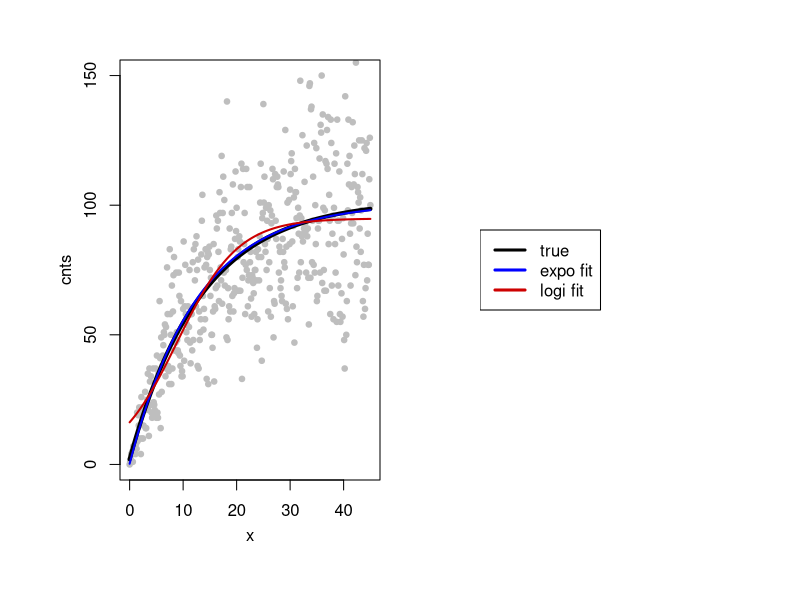
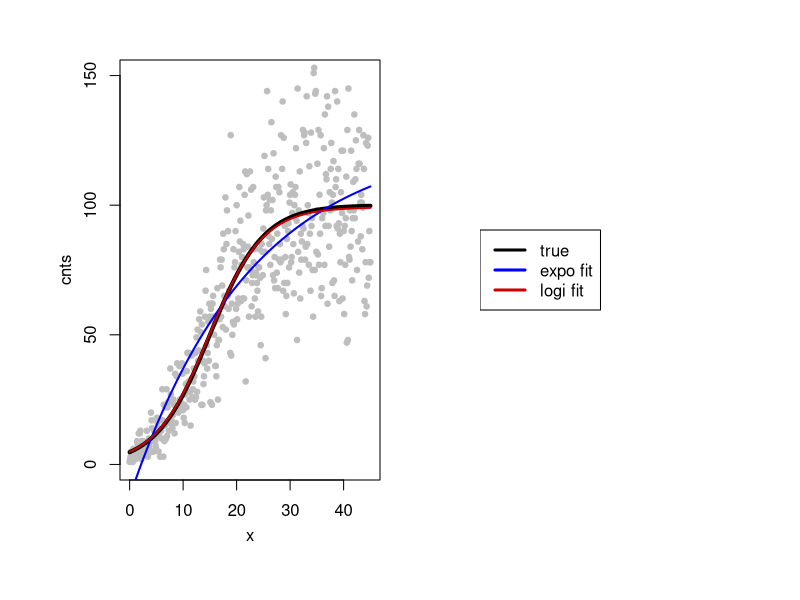
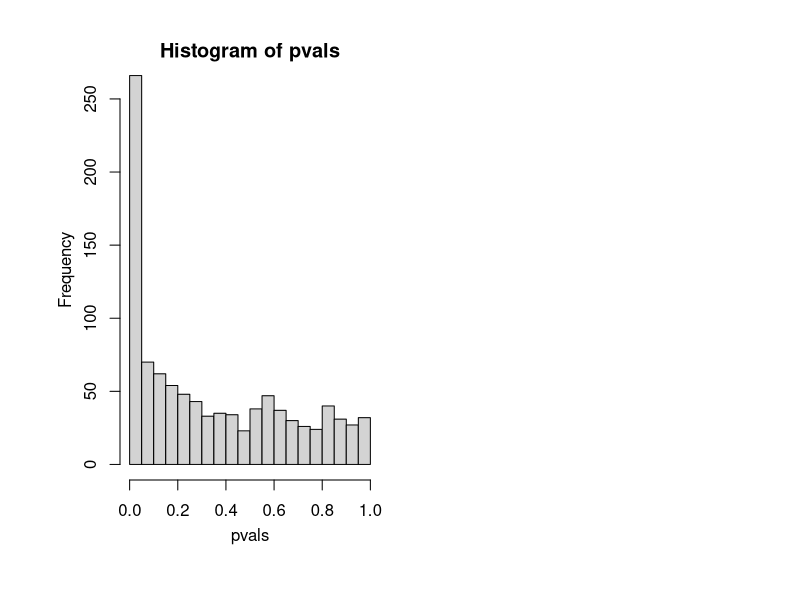
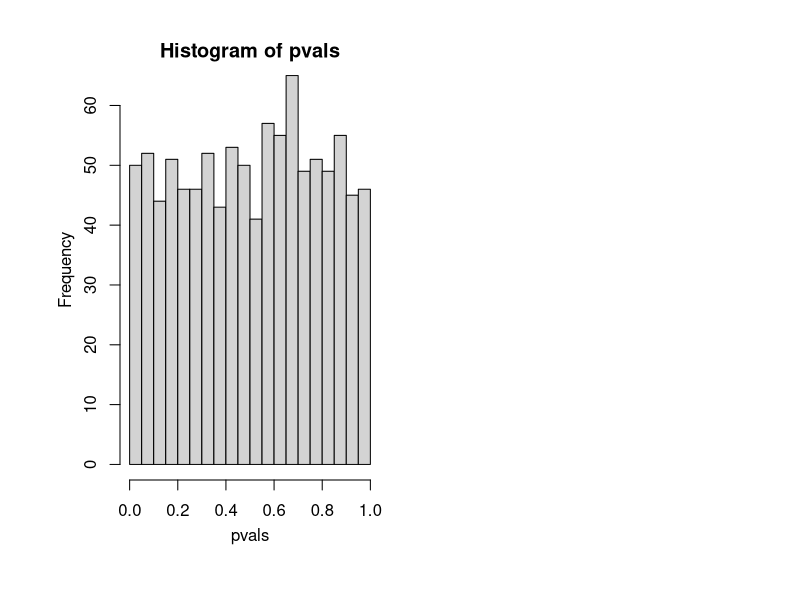
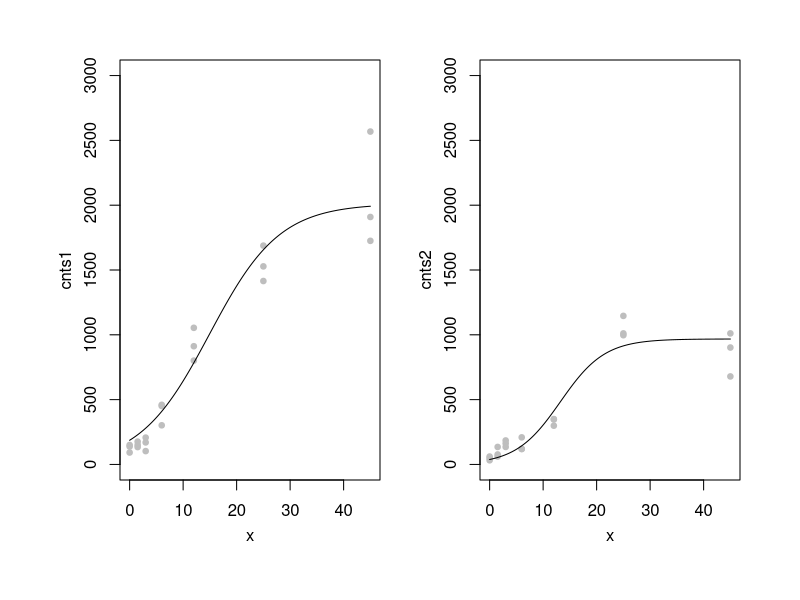
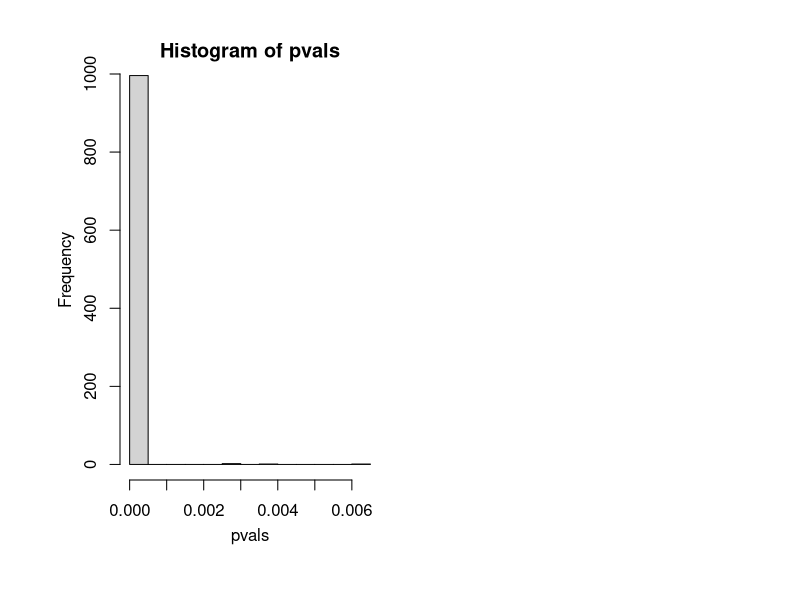
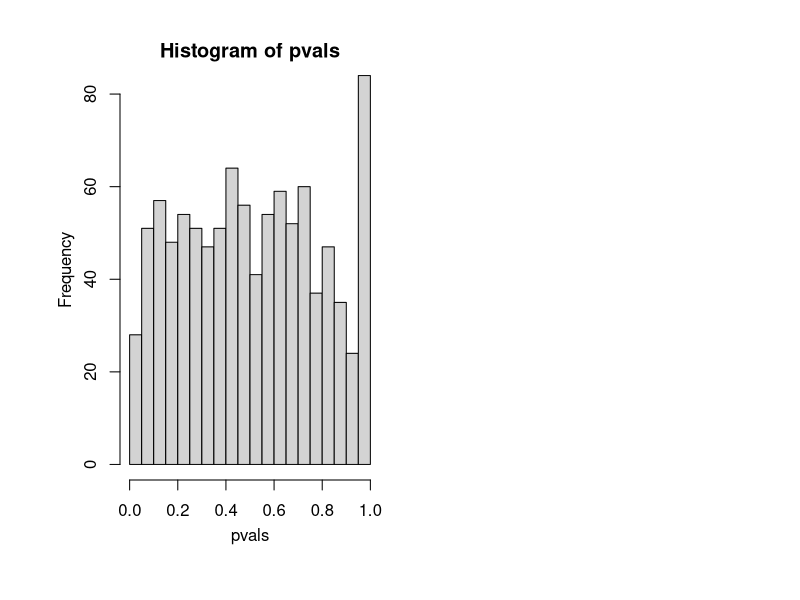
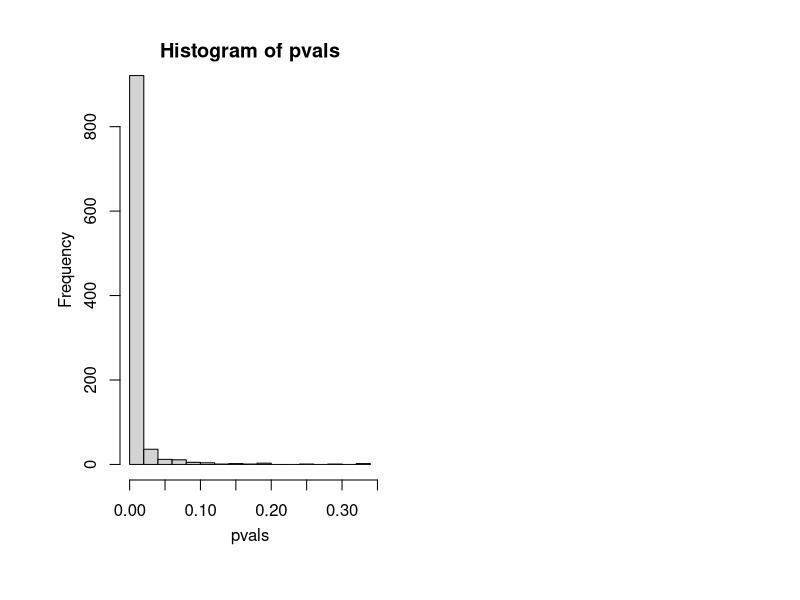

The R script that drew these images, in order:
## ---- chunk 1
knitr::opts_chunk$set(echo = TRUE)
## ---- chunk 2
formulaExpo <- function(x, a, b, c){
        
                y <- c+a*(1-exp(-b*x))
                
                y
}
## ---- chunk 3
formulaLogi <- function(x, a, b, xmid){
        
                y <- a/(1+exp(-b*(x-xmid)))
                
                y
}
## ---- chunk 4
simCounts <- function(y){
        
        # original in DESeq2: 4/y + 0.1 (too noisy for us)
        dispersion <- 1/y + 0.05
        
        rnbinom(n = length(y), mu = y, size = 1/dispersion)
}

## ---- chunk 5
x <- seq(0,45,0.1)

a0 <- 100
b0 <- 0.075
c0 <- 2

y_true <- formulaExpo(x = x, a = a0, b = b0, c = c0)

set.seed(3)
cnts <- simCounts(y_true)
## ---- chunk 6
df <- data.frame(x = x, y = cnts)

fit1 <- nls(y ~ formulaExpo(x, a, b, c), 
            data = df, start = list(a = a0, b = b0, c = c0), 
            control = nls.control(maxiter = 1000))

a1 <- coef(fit1)[1]
b1 <- coef(fit1)[2]
c1 <- coef(fit1)[3]

y_fit1 <- formulaExpo(x = x, a = a1, b = b1, c = c1)
## ---- chunk 7
fit2 <- nls(y ~ formulaLogi(x, a, b, xmid), 
            data = df, start = list(a = a0, b = b0, xmid = 15), 
            control = nls.control(maxiter = 1000))

a2 <- coef(fit2)[1]
b2 <- coef(fit2)[2]
xmid <- coef(fit2)[3]

y_fit2 <- formulaLogi(x = x, a = a2, b = b2, xmid = xmid)

## ---- chunk 8
par(mfrow=c(1,2), mar=c(4,4,1,1), mgp = c(2.25,1,0), oma = c(2,2,2,2))

plot(x, cnts, ylim = c(0, a0*1.5),
     col = "grey", pch = 19, cex = 0.75)

lines(x, y_true, col = "black", lwd = 4)
lines(x, y_fit1, lty=1, col = "blue1", lwd = 2)
lines(x, y_fit2, col = "red3", lwd = 2)

plot.new()
legend("left", lwd = 3,
       legend = c("true","expo fit","logi fit"),
       col = c("black", "blue1","red3"))
## ---- chunk 9
x <- seq(0,45,0.1)

a0 <- 100
b0 <- 0.2
xmid = 15

y_true <- formulaLogi(x = x, a = a0, b = b0, xmid = xmid)

set.seed(3)
cnts <- simCounts(y_true)
## ---- chunk 10
df <- data.frame(x = x, y = cnts)

fit1 <- nls(y ~ formulaExpo(x, a, b, c), 
            data = df, start = list(a = a0, b = b0, c = c0), 
            control = nls.control(maxiter = 1000))

a1 <- coef(fit1)[1]
b1 <- coef(fit1)[2]
c1 <- coef(fit1)[3]

y_fit1 <-formulaExpo(x = x, a = a1, b = b1, c = c1)
## ---- chunk 11
fit2 <- nls(y ~ formulaLogi(x, a, b, xmid), 
            data = df, start = list(a = a0, b = b0, xmid = xmid), 
            control = nls.control(maxiter = 1000))

a2 <- coef(fit2)[1]
b2 <- coef(fit2)[2]
xmid <- coef(fit2)[3]

y_fit2 <- formulaLogi(x = x, a = a2, b = b2, xmid = xmid)

## ---- chunk 12
par(mfrow=c(1,2), mar=c(4,4,1,1), mgp = c(2.25,1,0), oma = c(2,2,2,2))

plot(x, cnts, ylim = c(0, a0*1.5),
     col = "grey", pch = 19, cex = 0.75)

lines(x, y_true, col = "black", lwd = 4)
lines(x, y_fit1, lty=1, col = "blue1", lwd = 2)
lines(x, y_fit2, col = "red3", lwd = 2)

plot.new()
legend("left", lwd = 3,
       legend = c("true","expo fit","logi fit"),
       col = c("black", "blue1","red3"))
## ---- chunk 13
x <- rep(c(0, 1.5, 3, 6, 12, 25, 45), 3)

a0 <- 2000
b0 <- 0.15
xmid0 = 15

y_true <- formulaLogi(x = x, a = a0, b = b0, xmid = xmid0)

set.seed(5)

cnts1 <- simCounts(y_true)
cnts2 <- simCounts(y_true)

df <- data.frame(x = c(x,x),
                 y = c(cnts1,cnts2),
                 v = rep(c(1,2), each = length(x)))
## ---- chunk 14
fitfull <- nls(y ~ formulaLogi(x, a[v], b[v], xmid[v]),
               data = df,
               start = as.data.frame(rbind(c(a = a0, b = b0, xmid = xmid0),
                                           c(a = a0, b = b0, xmid = xmid0))),
               control =  nls.control(maxiter = 1000, tol = 0.1),
               subset = v %in% 1:2)

summary(fitfull)
## ---- chunk 15
fitnull <- nls(y ~ formulaLogi(x, a, b, xmid),
               data = df,
               start = list(a = a0, b = b0, xmid = xmid0),
               control =  nls.control(maxiter = 1000, tol = 0.1),
               subset = v %in% 1:2)

summary(fitnull)
## ---- chunk 16
set.seed(4)

pvals <- replicate(n = 1000, expr = {
        
        
        cnts1 <- simCounts(y_true)
        cnts2 <- simCounts(y_true)
        
        df <- data.frame(x = c(x,x),
                         y = c(cnts1,cnts2),
                         v = rep(c(1,2), each = length(x)))
        
        fitv1 <- nls(y ~ formulaLogi(x, a, b, xmid),
                     data =  df,
                     start = list(a = a0, b = b0, xmid = xmid0), 
                     control =  nls.control(maxiter = 1000, tol = 0.1),
                     subset = v == 1)
        
        fitv2 <- nls(y ~ formulaLogi(x, a, b, xmid),
                     data =  df,
                     start = list(a = a0, b = b0, xmid = xmid0), 
                     control =  nls.control(maxiter = 1000, tol = 0.1),
                     subset = v == 2)
        
        fitfull <- nls(y ~ formulaLogi(x, a[v], b[v], xmid[v]), 
                        data = df, 
                        start = as.data.frame(rbind(coef(fitv1), coef(fitv2))), 
                        control =  nls.control(maxiter = 1000, tol = 0.1),
                        subset = v %in% 1:2)
        
        fitnull <- nls(y ~ formulaLogi(x, a, b, xmid),
                        data =  df,
                        start = colMeans(as.data.frame(rbind(coef(fitv1), coef(fitv2)))), 
                        control =  nls.control(maxiter = 1000, tol = 0.1),
                        subset = v %in% 1:2)
        
        anova(fitnull, fitfull)[2,6]
})
## ---- chunk 17
par(mfrow=c(1,2), mar=c(4,4,1,1), mgp = c(2.25,1,0), oma = c(2,2,2,2))

hist(pvals, breaks = 20)
## ---- chunk 18
set.seed(5)

pvals <- replicate(n = 1000, expr = {
        
        cnts1 <- simCounts(y_true)
        cnts2 <- simCounts(y_true)
        
        df <- data.frame(x = c(x,x),
                         y = c(cnts1,cnts2),
                         v = rep(c(1,2), each = length(x)))
        
        fitv1 <- nls(y ~ formulaLogi(x, a, b, xmid),
                     data =  df,
                     start = list(a = a0, b = b0, xmid = xmid0), 
                     control =  nls.control(maxiter = 1000, tol = 0.1),
                     subset = v == 1)
        
        
        fitv2 <- nls(y ~ formulaLogi(x, a, b, xmid),
                     data =  df,
                     start = list(a = a0, b = b0, xmid = xmid0), 
                     control =  nls.control(maxiter = 1000, tol = 0.1),
                     subset = v == 2)
        
        fitfull0 <- nls(y ~ formulaLogi(x, a[v], b[v], xmid[v]), 
                        data = df, 
                        start = as.data.frame(rbind(coef(fitv1), coef(fitv2))), 
                        control =  nls.control(maxiter = 1000, tol = 0.1),
                        subset = v %in% 1:2)
        
        df$weights <- 1/(fitted(fitfull0)^2)
        
        fitfull <- nls(y ~ formulaLogi(x, a[v], b[v], xmid[v]), 
                       data = df, 
                       start = as.data.frame(rbind(coef(fitv1), coef(fitv2))), 
                       control =  nls.control(maxiter = 1000, tol = 0.1),
                       weights = weights,
                       subset = v %in% 1:2)
        
        fitnull <- nls(y ~ formulaLogi(x, a, b, xmid),
                       data =  df,
                       start = colMeans(as.data.frame(rbind(coef(fitv1), coef(fitv2)))), 
                       control =  nls.control(maxiter = 1000, tol = 0.1),
                       weights = weights,
                       subset = v %in% 1:2)
        
        anova(fitnull, fitfull)[2,6]
})
## ---- chunk 19
par(mfrow=c(1,2), mar=c(4,4,1,1), mgp = c(2.25,1,0), oma = c(2,2,2,2))

hist(pvals, breaks = 20)
## ---- chunk 20
x <- rep(c(0, 1.5, 3, 6, 12, 25, 45), 3)

a1 <- 2000
b1 <- 0.18
xmid1 = 15

a2 <- 1000
b2 <- 0.18
xmid2 = 15

y_true1 <- formulaLogi(x = x, a = a1, b = b1, xmid = xmid1)
y_true2 <- formulaLogi(x = x, a = a2, b = b2, xmid = xmid2)

set.seed(9)

cnts1 <- simCounts(y_true1)
cnts2 <- simCounts(y_true2)


df <- data.frame(x = c(x,x),
                 y = c(cnts1,cnts2),
                 v = rep(c(1,2), each = length(x)))

fitv1 <- nls(y ~ formulaLogi(x, a, b, xmid),
             data =  df,
             start = list(a = a1, b = b1, xmid = xmid1), 
             control =  nls.control(maxiter = 1000, tol = 0.1),
             subset = v == 1)


fitv2 <- nls(y ~ formulaLogi(x, a, b, xmid),
             data =  df,
             start = list(a = a2, b = b2, xmid = xmid2), 
             control =  nls.control(maxiter = 1000, tol = 0.1),
             subset = v == 2)
## ---- chunk 21
par(mfrow=c(1,2), mar=c(4,4,1,1), mgp = c(2.25,1,0), oma = c(2,2,2,2))


plot(x, cnts1, ylim = c(0,3000),
     col = "grey", pch = 19, cex = 0.75)

lines(seq(0,45,0.01), predict(fitv1, newdata = data.frame(x = seq(0,45,0.01))))

plot(x, cnts2, ylim = c(0,3000),
     col = "grey", pch = 19, cex = 0.75)

lines(seq(0,45,0.01), predict(fitv2, newdata = data.frame(x = seq(0,45,0.01))))
## ---- chunk 22
set.seed(5)

pvals <- replicate(n = 1000, expr = {
        
        cnts1 <- simCounts(y_true1)
        cnts2 <- simCounts(y_true2)
        
        df <- data.frame(x = c(x,x),
                         y = c(cnts1,cnts2),
                         v = rep(c(1,2), each = length(x)))
        
        fitv1 <- nls(y ~ formulaLogi(x, a, b, xmid),
                     data =  df,
                     start = list(a = a1, b = b1, xmid = xmid1), 
                     control =  nls.control(maxiter = 1000, tol = 0.1),
                     subset = v == 1)
        
        fitv2 <- nls(y ~ formulaLogi(x, a, b, xmid),
                     data =  df,
                     start = list(a = a2, b = b2, xmid = xmid2), 
                     control =  nls.control(maxiter = 1000, tol = 0.1),
                     subset = v == 2)
        
        fitfull0 <- nls(y ~ formulaLogi(x, a[v], b[v], xmid[v]), 
                        data = df, 
                        start = as.data.frame(rbind(coef(fitv1), coef(fitv2))), 
                        control =  nls.control(maxiter = 1000, tol = 0.1),
                        subset = v %in% 1:2)
        
        df$weights <- 1/(fitted(fitfull0)^2)
        
        fitfull <- nls(y ~ formulaLogi(x, a[v], b[v], xmid[v]), 
                       data = df, 
                       start = as.data.frame(rbind(coef(fitv1), coef(fitv2))), 
                       control =  nls.control(maxiter = 1000, tol = 0.1),
                       weights = weights,
                       subset = v %in% 1:2)
        
        fitnull <- nls(y ~ formulaLogi(x, a, b, xmid),
                       data =  df,
                       start = colMeans(as.data.frame(rbind(coef(fitv1), coef(fitv2)))), 
                       control =  nls.control(maxiter = 1000, tol = 0.1),
                       weights = weights,
                       subset = v %in% 1:2)
        
        anova(fitnull, fitfull)[2,6]
})
## ---- chunk 23
par(mfrow=c(1,2), mar=c(4,4,1,1), mgp = c(2.25,1,0), oma = c(2,2,2,2))

hist(pvals, breaks = 20)
## ---- chunk 24
set.seed(4)

pvals <- replicate(n = 1000, expr = {
        
        cnts1 <- simCounts(y_true1)
        cnts2 <- simCounts(y_true2)
        
        df <- data.frame(x = c(x,x),
                         y = c(cnts1,cnts2),
                         v = rep(c(1,2), each = length(x)))
        
        fitv1 <- nls(y ~ formulaLogi(x, a, b, xmid),
                     data =  df,
                     start = list(a = a1, b = b1, xmid = xmid1), 
                     control =  nls.control(maxiter = 1000, tol = 0.1),
                     subset = v == 1)
        
        fitv2 <- nls(y ~ formulaLogi(x, a, b, xmid),
                     data =  df,
                     start = list(a = a2, b = b2, xmid = xmid2), 
                     control =  nls.control(maxiter = 1000, tol = 0.1),
                     subset = v == 2)
        
        fitfull0 <- nls(y ~ formulaLogi(x, a[v], b[v], xmid[v]), 
                        data = df, 
                        start = as.data.frame(rbind(coef(fitv1), coef(fitv2))), 
                        control =  nls.control(maxiter = 1000, tol = 0.1),
                        subset = v %in% 1:2)
        
        df$weights <- 1/(fitted(fitfull0)^2)
        
        fitfull <- nls(y ~ formulaLogi(x, a[v], b[v], xmid[v]), 
                       data = df, 
                       start = as.data.frame(rbind(coef(fitv1), coef(fitv2))), 
                       control =  nls.control(maxiter = 1000, tol = 0.1),
                       weights = weights,
                       subset = v %in% 1:2)
        
        fit2rate <- nls(y ~ formulaLogi(x, a[v], b, xmid[v]), 
                        data = df, 
                        start = c(b = mean(coef(fitv1)[2], coef(fitv2)[2]),
                                  as.data.frame(rbind(coef(fitv1)[-2], coef(fitv2)[-2]))), 
                        weights = weights,
                        control =  nls.control(maxiter = 1000, tol = 0.1),
                        subset = v %in% 1:2)
        
        anova(fit2rate, fitfull)[2,6]
})
## ---- chunk 25
par(mfrow=c(1,2), mar=c(4,4,1,1), mgp = c(2.25,1,0), oma = c(2,2,2,2))

hist(pvals, breaks = 20)
## ---- chunk 26
set.seed(4)

pvals <- replicate(n = 1000, expr = {
        
        cnts1 <- simCounts(y_true1)
        cnts2 <- simCounts(y_true2)
        
        df <- data.frame(x = c(x,x),
                         y = c(cnts1,cnts2),
                         v = rep(c(1,2), each = length(x)))
        
        fitv1 <- nls(y ~ formulaLogi(x, a, b, xmid),
                     data =  df,
                     start = list(a = a1, b = b1, xmid = xmid1), 
                     control =  nls.control(maxiter = 1000, tol = 0.1),
                     subset = v == 1)
        
        fitv2 <- nls(y ~ formulaLogi(x, a, b, xmid),
                     data =  df,
                     start = list(a = a2, b = b2, xmid = xmid2), 
                     control =  nls.control(maxiter = 1000, tol = 0.1),
                     subset = v == 2)
        
        fitfull0 <- nls(y ~ formulaLogi(x, a[v], b[v], xmid[v]), 
                        data = df, 
                        start = as.data.frame(rbind(coef(fitv1), coef(fitv2))), 
                        control =  nls.control(maxiter = 1000, tol = 0.1),
                        subset = v %in% 1:2)
        
        df$weights <- 1/(fitted(fitfull0)^2)
        
        fitfull <- nls(y ~ formulaLogi(x, a[v], b[v], xmid[v]), 
                       data = df, 
                       start = as.data.frame(rbind(coef(fitv1), coef(fitv2))), 
                       control =  nls.control(maxiter = 1000, tol = 0.1),
                       weights = weights,
                       subset = v %in% 1:2)
        
        fit2asym <- nls(y ~ formulaLogi(x, a, b[v], xmid[v]), 
                        data = df, 
                        start = c(a = mean(coef(fitv1)[1], coef(fitv2)[1]),
                                  as.data.frame(rbind(coef(fitv1)[-1], coef(fitv2)[-1]))), 
                        weights = weights,
                        control =  nls.control(maxiter = 1000, tol = 0.1),
                        subset = v %in% 1:2)
        
        anova(fit2asym, fitfull)[2,6]
})
## ---- chunk 27
par(mfrow=c(1,2), mar=c(4,4,1,1), mgp = c(2.25,1,0), oma = c(2,2,2,2))

hist(pvals, breaks = 20)

